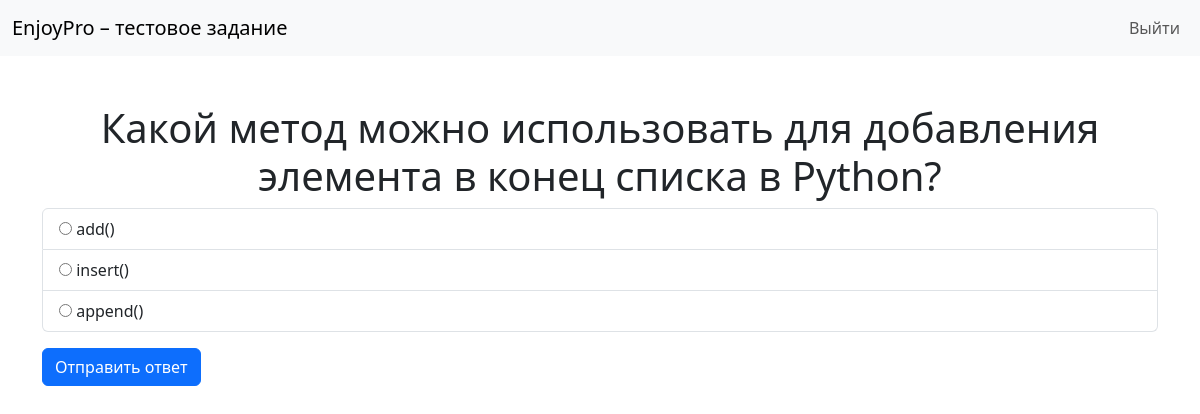
Page /quiz/questions/1/ (signed in) on the committed database.
### quiz/models.py (models this page shows, shortened)
class Question(models.Model):
    text = models.CharField(max_length=255, verbose_name="Текст вопроса")

class Answer(models.Model):
    question = models.ForeignKey(
        Question, related_name="answers", on_delete=models.CASCADE
    )
    text = models.CharField(max_length=255, verbose_name="Текст ответа")
    is_correct = models.BooleanField(default=False, verbose_name="Правильный ответ")

### quiz/views.py (the view, shortened to what this page needs)
# urls.py: path('quiz/questions/<int:pk>/', views.question_detail, name='question_detail'),
@login_required
def question_detail(request, pk):
    question = get_object_or_404(Question, pk=pk)
    if "quiz_id" not in request.session:
        request.session["quiz_id"] = str(uuid.uuid4())
    return render(request, "question_detail.html", {"question": question})

### templates/question_detail.html (shortened to what this page needs)
{% extends 'base.html' %}
{% block content %}
    <h1 class="text-center">{{ question.text }}</h1>
    <form method="post">
        <div class="list-group">
            {% for answer in question.answers.all %}
                <label class="list-group-item">
                    <input type="radio" name="answer" value="{{ answer.id }}"> {{ answer.text }}
                </label>
            {% endfor %}
        </div>
        <button type="submit" class="btn btn-primary mt-3">Отправить ответ</button>
    </form>
{% endblock %}

### rows in the picture
Question: text "Какой метод можно использовать для добавления элемента в конец списка в Python?"
Answer: text "add()"
Answer: text "insert()"
Answer: text "append()"
